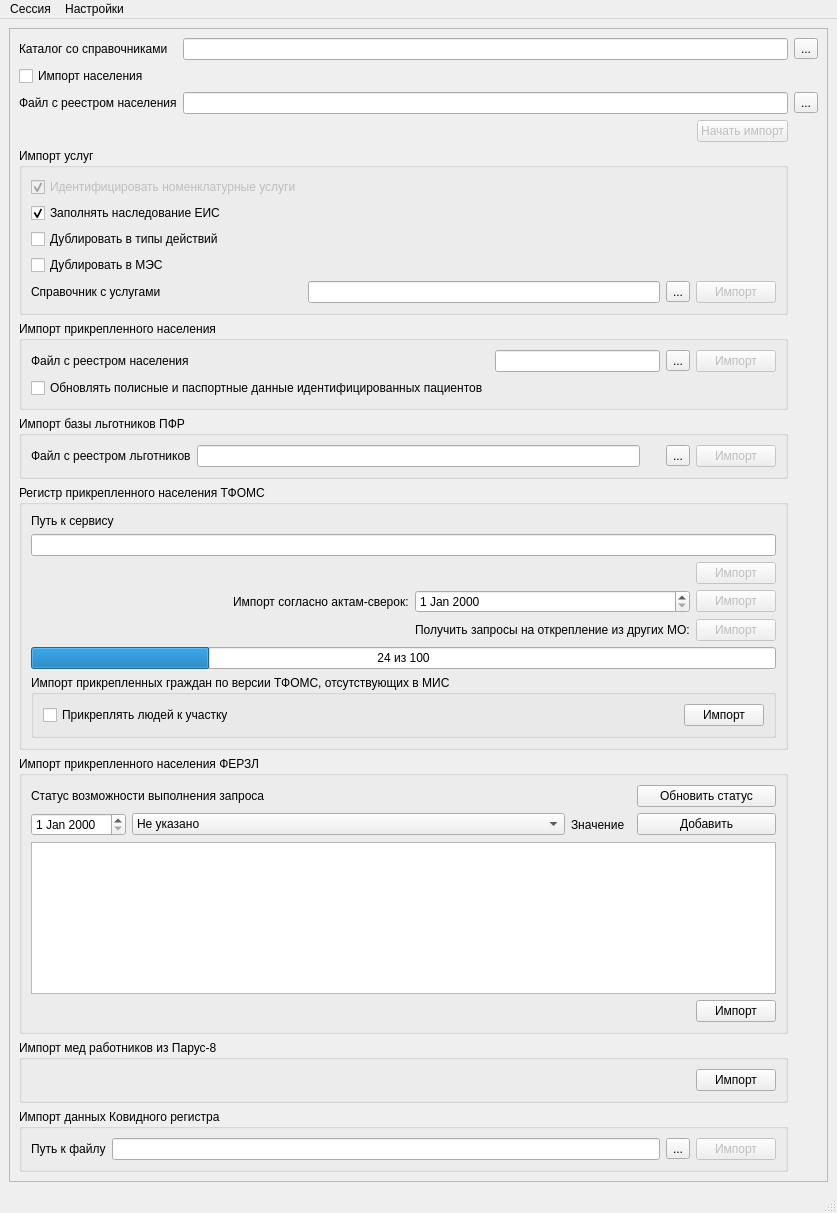
<?xml version="1.0" encoding="UTF-8"?>
<ui version="4.0">
 <class>MainWindow</class>
 <widget class="QMainWindow" name="MainWindow">
  <property name="geometry">
   <rect>
    <x>0</x>
    <y>0</y>
    <width>837</width>
    <height>1213</height>
   </rect>
  </property>
  <property name="windowTitle">
   <string>Импорт реестра застрахованного населения для Краснодарского края</string>
  </property>
  <widget class="QWidget" name="centralwidget">
   <layout class="QGridLayout" name="gridLayout">
    <item row="0" column="0">
     <widget class="QScrollArea" name="scrollArea">
      <property name="widgetResizable">
       <bool>true</bool>
      </property>
      <widget class="QWidget" name="scrollAreaWidgetContents">
       <property name="geometry">
        <rect>
         <x>0</x>
         <y>0</y>
         <width>817</width>
         <height>1152</height>
        </rect>
       </property>
       <layout class="QGridLayout" name="gridLayout_7">
        <item row="0" column="0">
         <widget class="QLabel" name="lblRefBooksDirName">
          <property name="text">
           <string>Каталог со справочниками</string>
          </property>
          <property name="buddy">
           <cstring>edtRBDirName</cstring>
          </property>
         </widget>
        </item>
        <item row="0" column="1">
         <widget class="QLineEdit" name="edtRBDirName">
          <property name="toolTip">
           <string>&lt;!DOCTYPE HTML PUBLIC &quot;-//W3C//DTD HTML 4.0//EN&quot; &quot;http://www.w3.org/TR/REC-html40/strict.dtd&quot;&gt;
&lt;html&gt;&lt;head&gt;&lt;meta name=&quot;qrichtext&quot; content=&quot;1&quot; /&gt;&lt;style type=&quot;text/css&quot;&gt;
p, li { white-space: pre-wrap; }
&lt;/style&gt;&lt;/head&gt;&lt;body style=&quot; font-family:'MS Shell Dlg 2'; font-size:8pt; font-weight:400; font-style:normal;&quot;&gt;
&lt;p style=&quot; margin-top:0px; margin-bottom:0px; margin-left:0px; margin-right:0px; -qt-block-indent:0; text-indent:0px;&quot;&gt;Каталог, содержащий следующие справочники:&lt;span style=&quot; font-weight:600;&quot;&gt; spr01.dbf&lt;/span&gt;, &lt;span style=&quot; font-weight:600;&quot;&gt;spr02.dbf&lt;/span&gt;, &lt;span style=&quot; font-weight:600;&quot;&gt;spr81.dbf &lt;/span&gt;в форматах, определенных Положением о порядке информационного обмена в системе обязательного медицинского страхования на территории Краснодарского края Версии 19.0&lt;/p&gt;&lt;/body&gt;&lt;/html&gt;</string>
          </property>
         </widget>
        </item>
        <item row="0" column="2">
         <widget class="QToolButton" name="btnSelectRBDir">
          <property name="text">
           <string>...</string>
          </property>
         </widget>
        </item>
        <item row="1" column="0">
         <widget class="QCheckBox" name="chkImportClients">
          <property name="text">
           <string>Импорт населения</string>
          </property>
         </widget>
        </item>
        <item row="2" column="0">
         <widget class="QLabel" name="lblMainDataFileName">
          <property name="enabled">
           <bool>true</bool>
          </property>
          <property name="text">
           <string>Файл с реестром населения</string>
          </property>
          <property name="buddy">
           <cstring>edtMainDataFileName</cstring>
          </property>
         </widget>
        </item>
        <item row="2" column="1">
         <widget class="QLineEdit" name="edtMainDataFileName">
          <property name="enabled">
           <bool>true</bool>
          </property>
          <property name="toolTip">
           <string>&lt;!DOCTYPE HTML PUBLIC &quot;-//W3C//DTD HTML 4.0//EN&quot; &quot;http://www.w3.org/TR/REC-html40/strict.dtd&quot;&gt;
&lt;html&gt;&lt;head&gt;&lt;meta name=&quot;qrichtext&quot; content=&quot;1&quot; /&gt;&lt;style type=&quot;text/css&quot;&gt;
p, li { white-space: pre-wrap; }
&lt;/style&gt;&lt;/head&gt;&lt;body style=&quot; font-family:'MS Shell Dlg 2'; font-size:8.25pt; font-weight:400; font-style:normal;&quot;&gt;
&lt;p style=&quot; margin-top:0px; margin-bottom:0px; margin-left:0px; margin-right:0px; -qt-block-indent:0; text-indent:0px;&quot;&gt;&lt;span style=&quot; font-size:8pt;&quot;&gt;Файл с реестром населения в формате&lt;/span&gt;&lt;span style=&quot; font-size:8pt; font-style:italic;&quot;&gt; &lt;/span&gt;&lt;span style=&quot; font-size:8pt; font-weight:600;&quot;&gt;DBF&lt;/span&gt;&lt;span style=&quot; font-size:8pt;&quot;&gt;, содержащий следующие необходимые поля: SNILS, FAM, IM, OTCH, POL, DATR, POLIS_S, POLIS_N, SMO, DATN, DATK, INNRAB,KPPRAB,MRAB,OKVED&lt;/span&gt;&lt;/p&gt;&lt;/body&gt;&lt;/html&gt;</string>
          </property>
         </widget>
        </item>
        <item row="2" column="2">
         <widget class="QToolButton" name="btnSelectMainDataFile">
          <property name="text">
           <string>...</string>
          </property>
         </widget>
        </item>
        <item row="3" column="0" colspan="2">
         <layout class="QHBoxLayout" name="horizontalLayout">
          <item>
           <spacer name="horizontalSpacer">
            <property name="orientation">
             <enum>Qt::Horizontal</enum>
            </property>
            <property name="sizeHint" stdset="0">
             <size>
              <width>268</width>
              <height>21</height>
             </size>
            </property>
           </spacer>
          </item>
          <item>
           <widget class="QPushButton" name="btnImport">
            <property name="enabled">
             <bool>false</bool>
            </property>
            <property name="text">
             <string>Начать импорт</string>
            </property>
            <property name="checkable">
             <bool>false</bool>
            </property>
            <property name="autoDefault">
             <bool>true</bool>
            </property>
            <property name="default">
             <bool>true</bool>
            </property>
            <property name="flat">
             <bool>false</bool>
            </property>
           </widget>
          </item>
         </layout>
        </item>
        <item row="4" column="0" colspan="2">
         <widget class="QGroupBox" name="gbServiceImport">
          <property name="title">
           <string>Импорт услуг</string>
          </property>
          <layout class="QGridLayout" name="gridLayout_2">
           <item row="6" column="1">
            <widget class="QLineEdit" name="edtServiceFileName">
             <property name="toolTip">
              <string>&lt;!DOCTYPE HTML PUBLIC &quot;-//W3C//DTD HTML 4.0//EN&quot; &quot;http://www.w3.org/TR/REC-html40/strict.dtd&quot;&gt;
&lt;html&gt;&lt;head&gt;&lt;meta name=&quot;qrichtext&quot; content=&quot;1&quot; /&gt;&lt;style type=&quot;text/css&quot;&gt;
p, li { white-space: pre-wrap; }
&lt;/style&gt;&lt;/head&gt;&lt;body style=&quot; font-family:'MS Shell Dlg 2'; font-size:8.25pt; font-weight:400; font-style:normal;&quot;&gt;
&lt;p style=&quot; margin-top:0px; margin-bottom:0px; margin-left:0px; margin-right:0px; -qt-block-indent:0; text-indent:0px;&quot;&gt;&lt;span style=&quot; font-size:8pt;&quot;&gt;Укажите местонахождение файла&lt;/span&gt;&lt;span style=&quot; font-size:8pt; font-weight:600;&quot;&gt; spr18.dbf &lt;/span&gt;&lt;span style=&quot; font-size:8pt;&quot;&gt;в формате, определенном Положением о порядке информационного обмена в системе обязательного медицинского страхования на территории Краснодарского края Версии 8.0&lt;/span&gt;&lt;/p&gt;&lt;/body&gt;&lt;/html&gt;</string>
             </property>
            </widget>
           </item>
           <item row="6" column="2">
            <widget class="QToolButton" name="btnSelectServiceFile">
             <property name="text">
              <string>...</string>
             </property>
            </widget>
           </item>
           <item row="6" column="0">
            <widget class="QLabel" name="lblServiceDir">
             <property name="text">
              <string>Справочник с услугами</string>
             </property>
            </widget>
           </item>
           <item row="6" column="3">
            <widget class="QPushButton" name="btnImportService">
             <property name="enabled">
              <bool>false</bool>
             </property>
             <property name="text">
              <string>Импорт</string>
             </property>
            </widget>
           </item>
           <item row="1" column="0">
            <widget class="QCheckBox" name="chkRecognizeNomenclature">
             <property name="enabled">
              <bool>false</bool>
             </property>
             <property name="text">
              <string>Идентифицировать номенклатурные услуги</string>
             </property>
             <property name="checked">
              <bool>true</bool>
             </property>
            </widget>
           </item>
           <item row="3" column="0">
            <widget class="QCheckBox" name="chkCopyToActionType">
             <property name="text">
              <string>Дублировать в типы действий</string>
             </property>
            </widget>
           </item>
           <item row="2" column="0">
            <widget class="QCheckBox" name="chkfillEIS">
             <property name="text">
              <string>Заполнять наследование ЕИС</string>
             </property>
             <property name="checked">
              <bool>true</bool>
             </property>
            </widget>
           </item>
           <item row="4" column="0">
            <widget class="QCheckBox" name="chkCopyToMes">
             <property name="text">
              <string>Дублировать в МЭС</string>
             </property>
            </widget>
           </item>
          </layout>
         </widget>
        </item>
        <item row="5" column="0" colspan="2">
         <widget class="QGroupBox" name="gbPrikImport">
          <property name="title">
           <string>Импорт прикрепленного населения</string>
          </property>
          <layout class="QGridLayout" name="gridLayout_3" rowstretch="0,0,0">
           <item row="1" column="2">
            <widget class="QToolButton" name="btnSelectPrikFile">
             <property name="text">
              <string>...</string>
             </property>
            </widget>
           </item>
           <item row="1" column="3">
            <widget class="QPushButton" name="btnImportPrik">
             <property name="enabled">
              <bool>false</bool>
             </property>
             <property name="text">
              <string>Импорт</string>
             </property>
            </widget>
           </item>
           <item row="1" column="1">
            <widget class="QLineEdit" name="edtPrikFileName">
             <property name="toolTip">
              <string>&lt;!DOCTYPE HTML PUBLIC &quot;-//W3C//DTD HTML 4.0//EN&quot; &quot;http://www.w3.org/TR/REC-html40/strict.dtd&quot;&gt;
&lt;html&gt;&lt;head&gt;&lt;meta name=&quot;qrichtext&quot; content=&quot;1&quot; /&gt;&lt;style type=&quot;text/css&quot;&gt;
p, li { white-space: pre-wrap; }
&lt;/style&gt;&lt;/head&gt;&lt;body style=&quot; font-family:'MS Shell Dlg 2'; font-size:8.25pt; font-weight:400; font-style:normal;&quot;&gt;
&lt;p style=&quot; margin-top:0px; margin-bottom:0px; margin-left:0px; margin-right:0px; -qt-block-indent:0; text-indent:0px;&quot;&gt;&lt;span style=&quot; font-size:8pt;&quot;&gt;Укажите местонахождение файла&lt;/span&gt;&lt;span style=&quot; font-size:8pt; font-weight:600;&quot;&gt; spr18.dbf &lt;/span&gt;&lt;span style=&quot; font-size:8pt;&quot;&gt;в формате, определенном Положением о порядке информационного обмена в системе обязательного медицинского страхования на территории Краснодарского края Версии 8.0&lt;/span&gt;&lt;/p&gt;&lt;/body&gt;&lt;/html&gt;</string>
             </property>
            </widget>
           </item>
           <item row="1" column="0">
            <widget class="QLabel" name="lblPrikDir">
             <property name="text">
              <string>Файл с реестром населения</string>
             </property>
            </widget>
           </item>
           <item row="2" column="0">
            <widget class="QCheckBox" name="cbUpdate">
             <property name="text">
              <string>Обновлять полисные и паспортные данные идентифицированных пациентов</string>
             </property>
            </widget>
           </item>
          </layout>
         </widget>
        </item>
        <item row="6" column="0" colspan="2">
         <widget class="QGroupBox" name="gbSnilsImport">
          <property name="title">
           <string>Импорт базы льготников ПФР</string>
          </property>
          <layout class="QHBoxLayout" name="horizontalLayout_2">
           <item>
            <widget class="QLabel" name="lblSnilsImport">
             <property name="text">
              <string>Файл с реестром льготников</string>
             </property>
            </widget>
           </item>
           <item>
            <widget class="QLineEdit" name="edtSnilsFileName"/>
           </item>
           <item>
            <spacer name="verticalSpacer">
             <property name="orientation">
              <enum>Qt::Vertical</enum>
             </property>
             <property name="sizeHint" stdset="0">
              <size>
               <width>20</width>
               <height>40</height>
              </size>
             </property>
            </spacer>
           </item>
           <item>
            <widget class="QToolButton" name="btnSelectSnilsFile">
             <property name="text">
              <string>...</string>
             </property>
            </widget>
           </item>
           <item>
            <widget class="QPushButton" name="btnImportSnils">
             <property name="enabled">
              <bool>false</bool>
             </property>
             <property name="text">
              <string>Импорт</string>
             </property>
            </widget>
           </item>
          </layout>
         </widget>
        </item>
        <item row="7" column="0" colspan="2">
         <widget class="QGroupBox" name="gbAttachImport">
          <property name="title">
           <string>Регистр прикрепленного населения ТФОМС</string>
          </property>
          <layout class="QGridLayout" name="gridLayout_4">
           <item row="8" column="0" colspan="4">
            <widget class="QGroupBox" name="gbImportClientKTFOMS">
             <property name="title">
              <string>Импорт прикрепленных граждан по версии ТФОМС, отсутствующих в МИС</string>
             </property>
             <layout class="QHBoxLayout" name="horizontalLayout_5">
              <item>
               <widget class="QCheckBox" name="cbSetAttach">
                <property name="text">
                 <string>Прикреплять людей к участку</string>
                </property>
               </widget>
              </item>
              <item>
               <spacer name="horizontalSpacer_5">
                <property name="orientation">
                 <enum>Qt::Horizontal</enum>
                </property>
                <property name="sizeHint" stdset="0">
                 <size>
                  <width>40</width>
                  <height>20</height>
                 </size>
                </property>
               </spacer>
              </item>
              <item>
               <widget class="QPushButton" name="btnImportClient">
                <property name="text">
                 <string>Импорт</string>
                </property>
               </widget>
              </item>
             </layout>
            </widget>
           </item>
           <item row="4" column="2">
            <widget class="QDateEdit" name="edtImportAttachActDate"/>
           </item>
           <item row="2" column="3">
            <widget class="QPushButton" name="btnImportAttach">
             <property name="enabled">
              <bool>false</bool>
             </property>
             <property name="text">
              <string>Импорт</string>
             </property>
            </widget>
           </item>
           <item row="2" column="0" colspan="3">
            <spacer name="horizontalSpacer_2">
             <property name="orientation">
              <enum>Qt::Horizontal</enum>
             </property>
             <property name="sizeHint" stdset="0">
              <size>
               <width>40</width>
               <height>20</height>
              </size>
             </property>
            </spacer>
           </item>
           <item row="1" column="0" colspan="4">
            <widget class="QLineEdit" name="edtAttachURL"/>
           </item>
           <item row="4" column="3">
            <widget class="QPushButton" name="btnImportAttachAct">
             <property name="enabled">
              <bool>false</bool>
             </property>
             <property name="text">
              <string>Импорт</string>
             </property>
            </widget>
           </item>
           <item row="4" column="0">
            <spacer name="horizontalSpacer_3">
             <property name="orientation">
              <enum>Qt::Horizontal</enum>
             </property>
             <property name="sizeHint" stdset="0">
              <size>
               <width>40</width>
               <height>20</height>
              </size>
             </property>
            </spacer>
           </item>
           <item row="4" column="1">
            <widget class="QLabel" name="label">
             <property name="text">
              <string>Импорт согласно актам-сверок:</string>
             </property>
             <property name="buddy">
              <cstring>edtImportAttachActDate</cstring>
             </property>
            </widget>
           </item>
           <item row="0" column="0" colspan="3">
            <widget class="QLabel" name="lblAttachImport">
             <property name="text">
              <string>Путь к сервису</string>
             </property>
            </widget>
           </item>
           <item row="7" column="0" colspan="4">
            <widget class="QProgressBar" name="prbAttachImport">
             <property name="value">
              <number>24</number>
             </property>
             <property name="textVisible">
              <bool>true</bool>
             </property>
             <property name="format">
              <string>%v из %m</string>
             </property>
            </widget>
           </item>
           <item row="5" column="3">
            <widget class="QPushButton" name="btnImportDeattachMO">
             <property name="enabled">
              <bool>false</bool>
             </property>
             <property name="text">
              <string>Импорт</string>
             </property>
            </widget>
           </item>
           <item row="5" column="2">
            <widget class="QLabel" name="lblDeattachMO">
             <property name="text">
              <string>Получить запросы на открепление из других МО:</string>
             </property>
            </widget>
           </item>
           <item row="5" column="0" colspan="2">
            <spacer name="horizontalSpacer_6">
             <property name="orientation">
              <enum>Qt::Horizontal</enum>
             </property>
             <property name="sizeHint" stdset="0">
              <size>
               <width>40</width>
               <height>20</height>
              </size>
             </property>
            </spacer>
           </item>
          </layout>
         </widget>
        </item>
        <item row="9" column="0" colspan="2">
         <widget class="QGroupBox" name="gbUpdateParusPerson">
          <property name="title">
           <string>Импорт мед работников из Парус-8</string>
          </property>
          <layout class="QHBoxLayout" name="horizontalLayout_4">
           <item>
            <spacer name="horizontalSpacer_4">
             <property name="orientation">
              <enum>Qt::Horizontal</enum>
             </property>
             <property name="sizeHint" stdset="0">
              <size>
               <width>40</width>
               <height>20</height>
              </size>
             </property>
            </spacer>
           </item>
           <item>
            <widget class="QPushButton" name="btnUpdateParusPerson">
             <property name="text">
              <string>Импорт</string>
             </property>
            </widget>
           </item>
          </layout>
         </widget>
        </item>
        <item row="10" column="0" colspan="2">
         <widget class="QGroupBox" name="gbImportCovidReestr">
          <property name="title">
           <string>Импорт данных Ковидного регистра</string>
          </property>
          <layout class="QHBoxLayout" name="horizontalLayout_7">
           <item>
            <widget class="QLabel" name="lblImportCovidReestr">
             <property name="text">
              <string>Путь к файлу</string>
             </property>
            </widget>
           </item>
           <item>
            <widget class="QLineEdit" name="edtCovidReestrFileName"/>
           </item>
           <item>
            <widget class="QToolButton" name="btnSelectImportCovidReestrFile">
             <property name="text">
              <string>...</string>
             </property>
            </widget>
           </item>
           <item>
            <widget class="QPushButton" name="btnImportCovidReestr">
             <property name="enabled">
              <bool>false</bool>
             </property>
             <property name="text">
              <string>Импорт</string>
             </property>
            </widget>
           </item>
          </layout>
         </widget>
        </item>
        <item row="8" column="0" colspan="2">
         <widget class="QGroupBox" name="groupBox">
          <property name="title">
           <string>Импорт прикрепленного населения ФЕРЗЛ</string>
          </property>
          <layout class="QGridLayout" name="gridLayout_6">
           <item row="1" column="1">
            <widget class="QComboBox" name="cmbFerzlType">
             <item>
              <property name="text">
               <string>Не указано</string>
              </property>
             </item>
             <item>
              <property name="text">
               <string>Прикреплённые к данной МО и застрахованные в определенной СМО</string>
              </property>
             </item>
             <item>
              <property name="text">
               <string>Прикреплённые к данной МО и застрахованные на своей территории</string>
              </property>
             </item>
             <item>
              <property name="text">
               <string>Прикреплённые к данной МО и застрахованные на чужой территории</string>
              </property>
             </item>
             <item>
              <property name="text">
               <string>Прикрепленные к определенному филиалу</string>
              </property>
             </item>
             <item>
              <property name="text">
               <string>Прикрепленные к определенному структурному подразделению</string>
              </property>
             </item>
             <item>
              <property name="text">
               <string>Прикрепленные  к данной МО с определённым профилем</string>
              </property>
             </item>
             <item>
              <property name="text">
               <string>Прикрепленные  к данной МО  определённым способом</string>
              </property>
             </item>
            </widget>
           </item>
           <item row="1" column="2">
            <widget class="QLabel" name="lblvalue">
             <property name="text">
              <string>Значение</string>
             </property>
            </widget>
           </item>
           <item row="1" column="0">
            <widget class="QDateEdit" name="edtdataFerzl"/>
           </item>
           <item row="2" column="0" colspan="5">
            <widget class="CTableView" name="tableView"/>
           </item>
           <item row="1" column="4">
            <widget class="QPushButton" name="btnAddTypeFerzl">
             <property name="text">
              <string>Добавить</string>
             </property>
            </widget>
           </item>
           <item row="0" column="4">
            <widget class="QPushButton" name="btnUpdateFerzl">
             <property name="text">
              <string>Обновить статус</string>
             </property>
            </widget>
           </item>
           <item row="0" column="0" colspan="2">
            <widget class="QLabel" name="lblferzlStatus">
             <property name="text">
              <string>Статус возможности выполнения запроса</string>
             </property>
            </widget>
           </item>
           <item row="3" column="4">
            <layout class="QGridLayout" name="gridLayout_5">
             <item row="0" column="0">
              <spacer name="horizontalSpacer_7">
               <property name="orientation">
                <enum>Qt::Horizontal</enum>
               </property>
               <property name="sizeHint" stdset="0">
                <size>
                 <width>40</width>
                 <height>20</height>
                </size>
               </property>
              </spacer>
             </item>
             <item row="0" column="1">
              <widget class="QPushButton" name="btnFerzlSearch">
               <property name="text">
                <string>Импорт</string>
               </property>
              </widget>
             </item>
            </layout>
           </item>
          </layout>
         </widget>
        </item>
       </layout>
      </widget>
     </widget>
    </item>
   </layout>
  </widget>
  <widget class="QMenuBar" name="menubar">
   <property name="geometry">
    <rect>
     <x>0</x>
     <y>0</y>
     <width>837</width>
     <height>21</height>
    </rect>
   </property>
   <widget class="QMenu" name="menuFile">
    <property name="title">
     <string>Сессия</string>
    </property>
    <addaction name="actLogin"/>
    <addaction name="actLogout"/>
    <addaction name="separator"/>
    <addaction name="actQuit"/>
   </widget>
   <widget class="QMenu" name="menuPreferences">
    <property name="title">
     <string>Настройки</string>
    </property>
    <addaction name="actConnection"/>
    <addaction name="actDecor"/>
   </widget>
   <addaction name="menuFile"/>
   <addaction name="menuPreferences"/>
  </widget>
  <widget class="QStatusBar" name="statusbar"/>
  <action name="actLogin">
   <property name="text">
    <string>Подключиться к базе данных</string>
   </property>
  </action>
  <action name="actLogout">
   <property name="text">
    <string>Отключиться от базы данных</string>
   </property>
  </action>
  <action name="actQuit">
   <property name="text">
    <string>Закрыть программу</string>
   </property>
  </action>
  <action name="actConnection">
   <property name="text">
    <string>База данных</string>
   </property>
  </action>
  <action name="actDecor">
   <property name="text">
    <string>Внешний вид</string>
   </property>
  </action>
 </widget>
 <customwidgets>
  <customwidget>
   <class>CTableView</class>
   <extends>QTableView</extends>
   <header>library.TableView</header>
  </customwidget>
 </customwidgets>
 <tabstops>
  <tabstop>btnImport</tabstop>
 </tabstops>
 <resources/>
 <connections>
  <connection>
   <sender>chkImportClients</sender>
   <signal>toggled(bool)</signal>
   <receiver>edtMainDataFileName</receiver>
   <slot>setEnabled(bool)</slot>
   <hints>
    <hint type="sourcelabel">
     <x>307</x>
     <y>64</y>
    </hint>
    <hint type="destinationlabel">
     <x>365</x>
     <y>89</y>
    </hint>
   </hints>
  </connection>
 </connections>
</ui>
